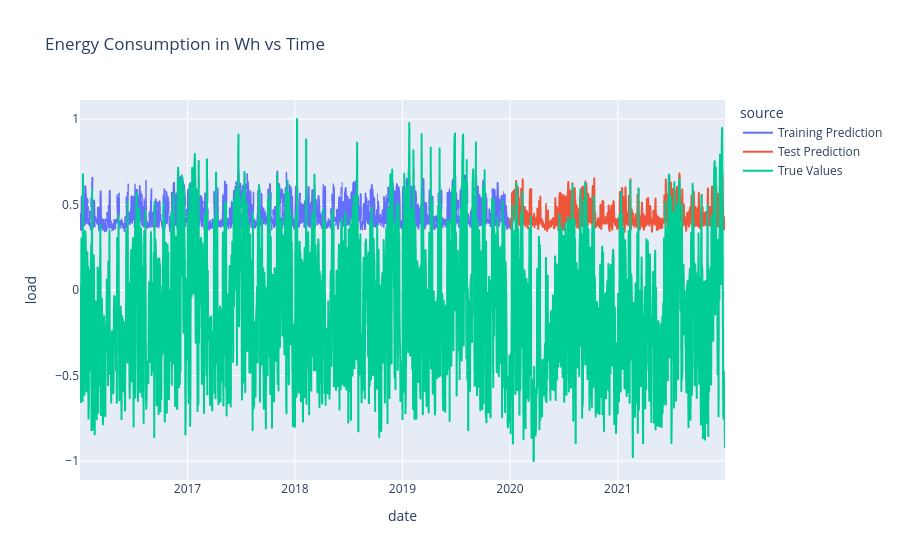

The notebook cell this image was saved under:
### Code cell
import plotly.express as px
fig = px.line(evaluation.loc[evaluation['date'].between('2016-01-01', '2021-12-31')],
                 x="date",
                 y="load",
                 color='source',
                 title="Energy Consumption in Wh vs Time")
fig.show()

### Figure 1 — Plotly figure (JSON) as saved in the notebook; plotly's stock layout.template omitted (floating-point values rounded to 4 significant figures; data arrays with more than 128 entries replaced by an {"elided": "..."} marker saying what was removed)
{"data": [{"hovertemplate": "source=Training Prediction<br>date=%{x}<br>load=%{y}<extra></extra>", "legendgroup": "Training Prediction", "line": {"color": "#636efa", "dash": "solid"}, "marker": {"symbol": "circle"}, "mode": "lines", "name": "Training Prediction", "showlegend": true, "type": "scattergl", "x": {"elided": "1460 str values"}, "xaxis": "x", "y": {"elided": "1460 float values"}, "yaxis": "y"}, {"hovertemplate": "source=Test Prediction<br>date=%{x}<br>load=%{y}<extra></extra>", "legendgroup": "Test Prediction", "line": {"color": "#EF553B", "dash": "solid"}, "marker": {"symbol": "circle"}, "mode": "lines", "name": "Test Prediction", "showlegend": true, "type": "scattergl", "x": {"elided": "731 str values"}, "xaxis": "x", "y": {"elided": "731 float values"}, "yaxis": "y"}, {"hovertemplate": "source=True Values<br>date=%{x}<br>load=%{y}<extra></extra>", "legendgroup": "True Values", "line": {"color": "#00cc96", "dash": "solid"}, "marker": {"symbol": "circle"}, "mode": "lines", "name": "True Values", "showlegend": true, "type": "scattergl", "x": {"elided": "2191 str values"}, "xaxis": "x", "y": {"elided": "2191 float values"}, "yaxis": "y"}], "layout": {"legend": {"title": {"text": "source"}, "tracegroupgap": 0}, "title": {"text": "Energy Consumption in Wh vs Time"}, "xaxis": {"anchor": "y", "domain": [0, 1], "title": {"text": "date"}}, "yaxis": {"anchor": "x", "domain": [0, 1], "title": {"text": "load"}}}}
